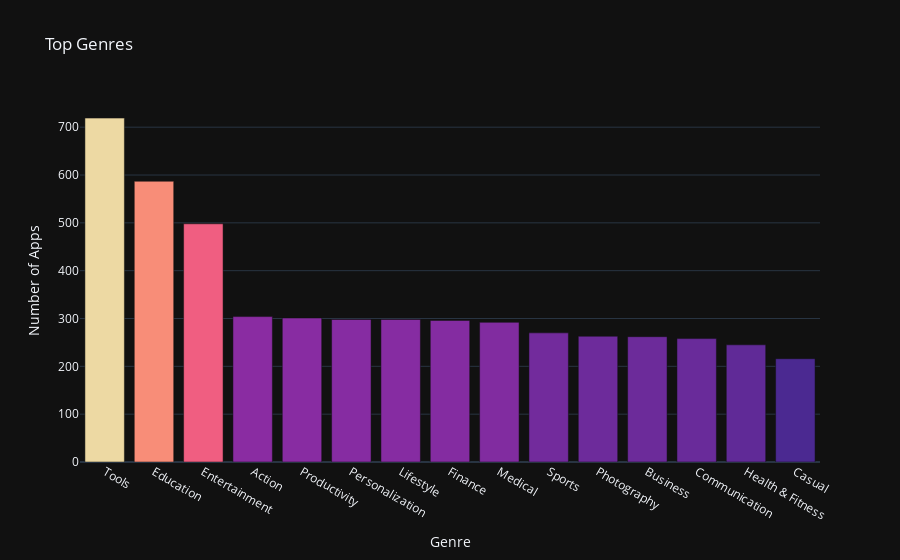

Notebook source saved alongside this figure:
### Markdown cell above
### Colour Scales in Plotly Charts - Competition in Genres

### Code cell
bar = px.bar(x = num_genres.index[:15],
                 y = num_genres.values[:15],
                 title='Top Genres',
                 hover_name=num_genres.index[:15],
                 color=num_genres.values[:15],
                 color_continuous_scale='Agsunset')

bar.update_layout(xaxis_title='Genre',
                  yaxis_title='Number of Apps',
                  coloraxis_showscale=False)

bar.show()

### Figure 1 — Plotly figure (JSON) as saved in the notebook; plotly's stock layout.template omitted (floating-point values rounded to 4 significant figures)
{"data": [{"alignmentgroup": "True", "hovertemplate": "<b>%{hovertext}</b><br><br>x=%{x}<br>y=%{y}<br>color=%{marker.color}<extra></extra>", "hovertext": ["Tools", "Education", "Entertainment", "Action", "Productivity", "Personalization", "Lifestyle", "Finance", "Medical", "Sports", "Photography", "Business", "Communication", "Health & Fitness", "Casual"], "legendgroup": "", "marker": {"color": [719, 587, 498, 304, 301, 298, 298, 296, 292, 270, 263, 262, 258, 245, 216], "coloraxis": "coloraxis", "pattern": {"shape": ""}}, "name": "", "offsetgroup": "", "orientation": "v", "showlegend": false, "textposition": "auto", "x": ["Tools", "Education", "Entertainment", "Action", "Productivity", "Personalization", "Lifestyle", "Finance", "Medical", "Sports", "Photography", "Business", "Communication", "Health & Fitness", "Casual"], "xaxis": "x", "y": [719, 587, 498, 304, 301, 298, 298, 296, 292, 270, 263, 262, 258, 245, 216], "yaxis": "y", "type": "bar"}], "layout": {"xaxis": {"anchor": "y", "domain": [0.0, 1.0], "title": {"text": "Genre"}}, "yaxis": {"anchor": "x", "domain": [0.0, 1.0], "title": {"text": "Number of Apps"}}, "coloraxis": {"colorbar": {"title": {"text": "color"}}, "colorscale": [[0.0, "rgb(75, 41, 145)"], [0.1667, "rgb(135, 44, 162)"], [0.3333, "rgb(192, 54, 157)"], [0.5, "rgb(234, 79, 136)"], [0.6667, "rgb(250, 120, 118)"], [0.8333, "rgb(246, 169, 122)"], [1.0, "rgb(237, 217, 163)"]], "showscale": false}, "legend": {"tracegroupgap": 0}, "title": {"text": "Top Genres"}, "barmode": "relative"}}
